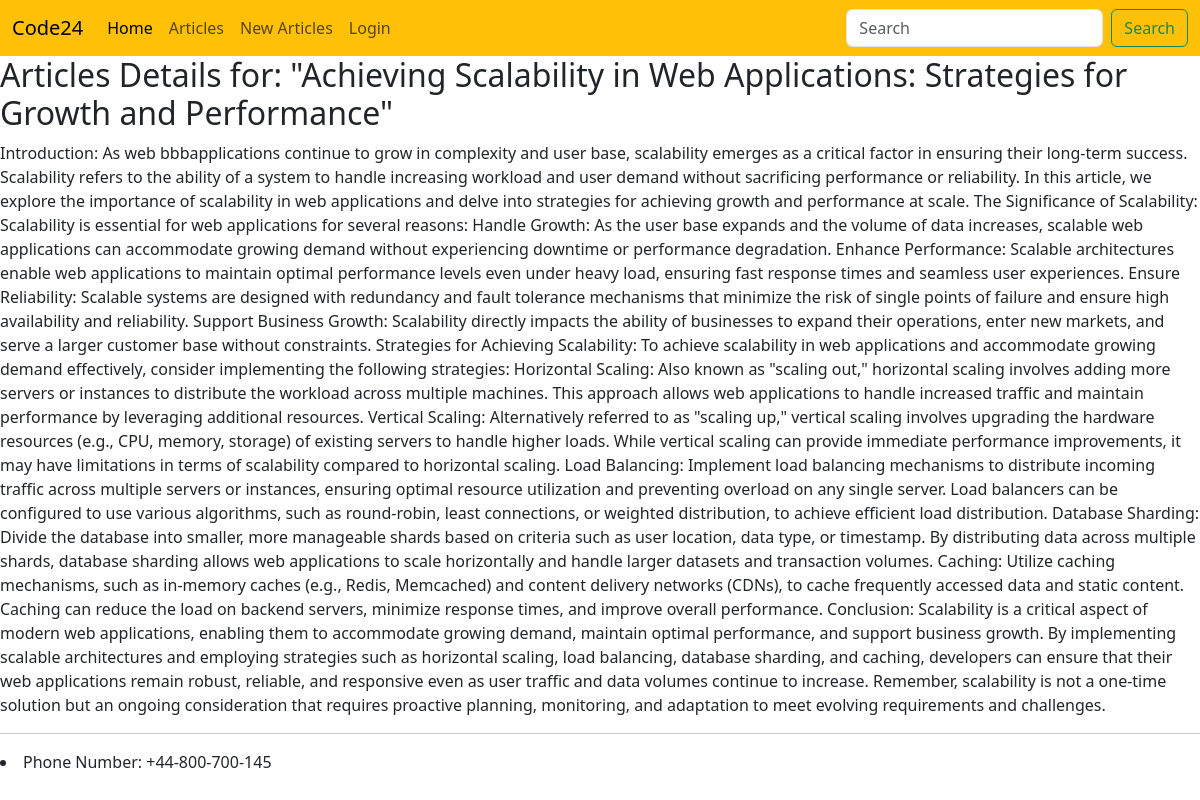
Screenshot of /articles/achieving-scalability-in-web-applications-strategies-for-growth-and-performance/ with the database file from the repository.
### article/models.py (models this page shows, shortened)
class ArticleModel(models.Model):
    STATUS_OF_ARTICLE = (
        ("checking" , "Checking"),
        ("rejected" , "Rejected"),
        ("published" , "Published"),
    )
    Title = models.CharField(max_length=150)
    Body  = models.TextField(max_length=10000)
    Author= models.ForeignKey("auth.user", on_delete=models.CASCADE)
    Created = models.DateTimeField(auto_now_add=True)
    Edited = models.DateTimeField(auto_now=True)
    Status = models.CharField(max_length=15, choices=STATUS_OF_ARTICLE, default="checking")
    slug   = models.SlugField(unique=True, null=True)
    class Meta:
        ordering = ("-Created",)

### article/views.py (the view)
# urls.py: path('<slug:slug>/', ArticleDetailView.as_view(), name = "ArticleDetailView_url"),
class ArticleDetailView(DetailView):
    model = ArticleModel
    template_name = "article/ArticleDetailView.html"
    context_object_name  = "articles"

### template/article/ArticleDetailView.html (shortened to what this page needs)
{% extends "base.html" %}
{% block title %}<h2>Articles Details for: "{{articles.Title}}"</h2>{% endblock title %}
{% block content %}
{{articles.Body}}
{% endblock content %}

### rows the page displays
ArticleModel: Title "Achieving Scalability in Web Applications: Strategies for Growth and Performance", Body "Introduction: As web bbbapplications continue to grow in complexity and user base, scalability emerges as a critical factor in ensuring their long-term success. Scalability refers to the ability of a system to handle increasing workload and user demand without sacrificing performance or reliability. In this article, we explore the importance of scalability in web applications and delve into strategies for achieving growth and performance at scale. The Significance of Scalability: Scalability is essential for web applications for several reasons: Handle Growth: As the user base expands and the volume of data increases, scalable web applications can accommodate growing demand without…"

### other values shown
{{ Site_Name }} "Code24"
{{ Phone_Number }} "+44-800-700-145"
